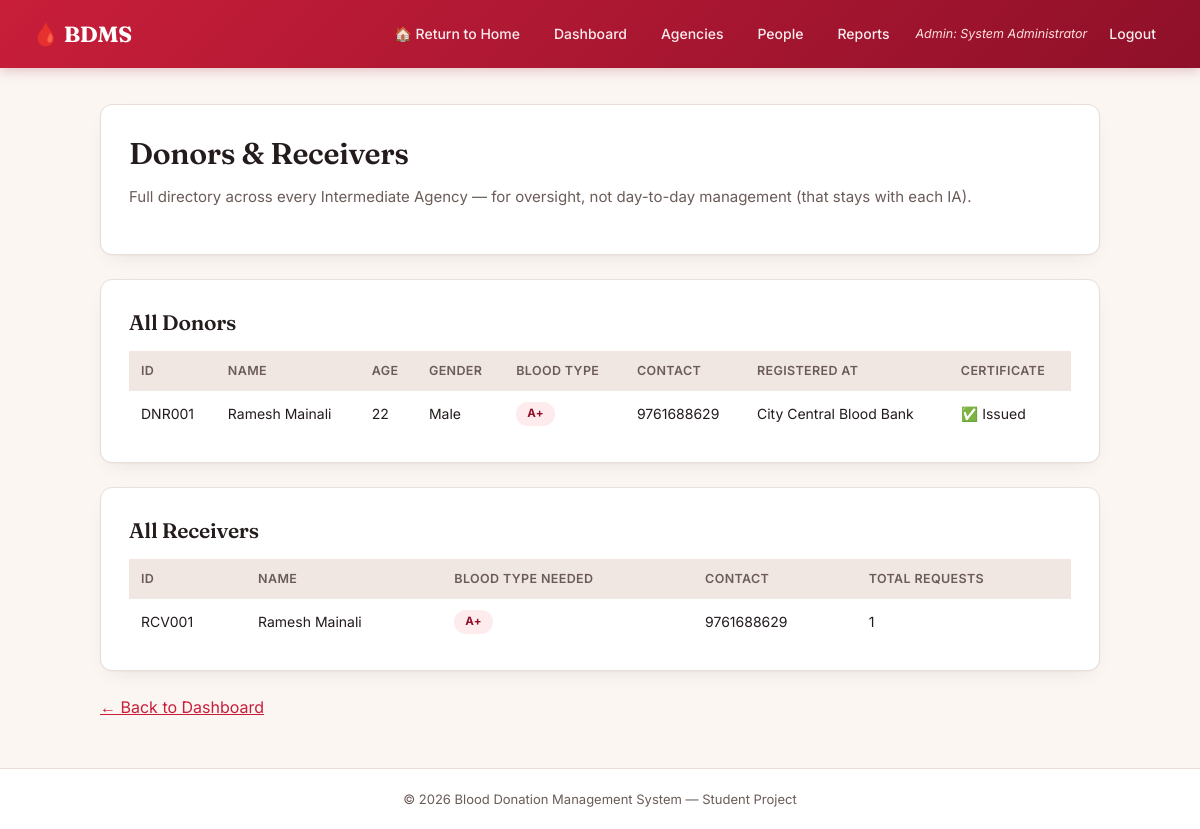
Page /admin/people.php (signed in) on the committed database.
### tables this page shows
CREATE TABLE `donor` (
  `donor_id` varchar(20) NOT NULL,
  `name` varchar(100) NOT NULL,
  `age` int(11) NOT NULL,
  `gender` enum('Male','Female','Other') NOT NULL,
  `blood_type` enum('A+','A-','B+','B-','AB+','AB-','O+','O-') NOT NULL,
  `contact_info` varchar(100) NOT NULL,
  `registered_ia` varchar(20) NOT NULL,
  `certificate_issued` tinyint(1) DEFAULT 0,
  PRIMARY KEY (`donor_id`),
  KEY `registered_ia` (`registered_ia`),
  CONSTRAINT `donor_ibfk_1` FOREIGN KEY (`registered_ia`) REFERENCES `intermediate_agency` (`agency_id`)
);

CREATE TABLE `agency` (
  `agency_id` varchar(20) NOT NULL,
  `agency_type` enum('IA','TA') NOT NULL,
  `agency_name` varchar(100) NOT NULL,
  `location` varchar(150) DEFAULT NULL,
  PRIMARY KEY (`agency_id`)
);

CREATE TABLE `receiver` (
  `receiver_id` varchar(20) NOT NULL,
  `name` varchar(100) NOT NULL,
  `blood_type_required` enum('A+','A-','B+','B-','AB+','AB-','O+','O-') NOT NULL,
  `contact_info` varchar(100) NOT NULL,
  PRIMARY KEY (`receiver_id`)
);

### admin/people.php (the view, shortened to what this page needs)
<?php
require_once __DIR__ . "/../includes/db_connect.php";
$donors = $conn->query("SELECT d.donor_id, d.name, d.age, d.gender, d.blood_type, d.contact_info,
                                d.certificate_issued, ag.agency_name
                         FROM donor d JOIN agency ag ON d.registered_ia = ag.agency_id
                         ORDER BY d.donor_id");
$receivers = $conn->query("SELECT r.receiver_id, r.name, r.blood_type_required, r.contact_info,
                                   COUNT(br.request_id) AS request_count
                            FROM receiver r LEFT JOIN blood_request br ON br.receiver_id = r.receiver_id
                            GROUP BY r.receiver_id
                            ORDER BY r.receiver_id");
require_once __DIR__ . "/../includes/header.php";
?>
<div class="card">
    <h1>Donors &amp; Receivers</h1>
    <p class="subtitle">Full directory across every Intermediate Agency — for oversight, not day-to-day management (that stays with each IA).</p>
</div>
<div class="card">
    <h2>All Donors</h2>
    <table>
        <tr><th>ID</th><th>Name</th><th>Age</th><th>Gender</th><th>Blood Type</th><th>Contact</th><th>Registered At</th><th>Certificate</th></tr>
        <?php if ($donors->num_rows === 0): ?>
        <tr><td colspan="8">No donors registered yet.</td></tr>
        <?php else: while ($d = $donors->fetch_assoc()): ?>
        <tr>
            <td><?php echo htmlspecialchars($d['donor_id']); ?></td>
            <td><?php echo htmlspecialchars($d['name']); ?></td>
            <td><?php echo $d['age']; ?></td>
            <td><?php echo htmlspecialchars($d['gender']); ?></td>
            <td><span class="badge badge-low"><?php echo $d['blood_type']; ?></span></td>
            <td><?php echo htmlspecialchars($d['contact_info']); ?></td>
            <td><?php echo htmlspecialchars($d['agency_name']); ?></td>
            <td><?php echo $d['certificate_issued'] ? '✅ Issued' : '—'; ?></td>
        </tr>
        <?php endwhile; endif; ?>
    </table>
</div>
<div class="card">
    <h2>All Receivers</h2>
    <table>
        <tr><th>ID</th><th>Name</th><th>Blood Type Needed</th><th>Contact</th><th>Total Requests</th></tr>
        <?php if ($receivers->num_rows === 0): ?>
        <tr><td colspan="5">No receivers registered yet.</td></tr>
        <?php else: while ($r = $receivers->fetch_assoc()): ?>
        <tr>
            <td><?php echo htmlspecialchars($r['receiver_id']); ?></td>
            <td><?php echo htmlspecialchars($r['name']); ?></td>
            <td><span class="badge badge-low"><?php echo $r['blood_type_required']; ?></span></td>
            <td><?php echo htmlspecialchars($r['contact_info']); ?></td>
            <td><?php echo $r['request_count']; ?></td>
        </tr>
        <?php endwhile; endif; ?>
    </table>
</div>
<p><a href="dashboard.php">&larr; Back to Dashboard</a></p>
<?php require_once __DIR__ . "/../includes/footer.php"; ?>

### assets/style.css (style rules this page uses)
:root { --paper: #FBF6F2; --paper-raised: #FFFFFF; --ink: #241C1C; --ink-soft: #6B5C58; --crimson: #C81E3A; --crimson-deep: #8F1029; --crimson-wash: #FDEBEE; --teal: #0F6E66; --teal-wash: #E4F3F1; --amber: #B8790A; --amber-wash: #FFF3DD; --line: #E9DED9; --line-soft: #F1E7E2; --radius: 12px; --shadow: 0 1px 2px rgba(36,28,28,0.04), 0 8px 24px -12px rgba(36,28,28,0.12); }
* { box-sizing: border-box; margin: 0; padding: 0; }
body { font-family: "Inter", "Segoe UI", Arial, sans-serif; background: var(--paper); color: var(--ink); line-height: 1.55; -webkit-font-smoothing: antialiased; }
h1, h2, h3 { font-family: "Fraunces", Georgia, serif; color: var(--ink); letter-spacing: -0.01em; }
h1 { font-size: 30px; font-weight: 600; margin-bottom: 8px; }
h2 { font-size: 21px; font-weight: 600; margin-bottom: 12px; }
p.subtitle { color: var(--ink-soft); margin-bottom: 20px; font-size: 15px; }
a { color: var(--crimson); }
.card { background: var(--paper-raised); border: 1px solid var(--line); border-radius: var(--radius); padding: 26px 28px; margin-bottom: 24px; box-shadow: var(--shadow); }
table { width: 100%; border-collapse: collapse; margin-top: 12px; background: var(--paper-raised); font-size: 14px; }
table th, table td { border-bottom: 1px solid var(--line-soft); padding: 10px 12px; text-align: left; vertical-align: middle; }
table th { background: var(--line-soft); font-weight: 600; font-size: 12.5px; text-transform: uppercase; letter-spacing: 0.03em; color: var(--ink-soft); }
table tr:last-child td { border-bottom: none; }
.badge { display: inline-block; padding: 3px 11px; border-radius: 999px; font-size: 11.5px; font-weight: 700; letter-spacing: 0.02em; }
.badge-low { background: var(--crimson-wash); color: var(--crimson-deep); }

### rows in the picture
donor: donor_id "DNR001", name "Ramesh Mainali", age "22", gender "Male", blood_type "A+", contact_info "9761688629", agency.agency_name "City Central Blood Bank", certificate_issued "✅ Issued"
receiver: receiver_id "RCV001", name "Ramesh Mainali", blood_type_required "A+", contact_info "9761688629", request_count "1"

### other values in the picture
$_SESSION["admin_name"] "System Administrator"
